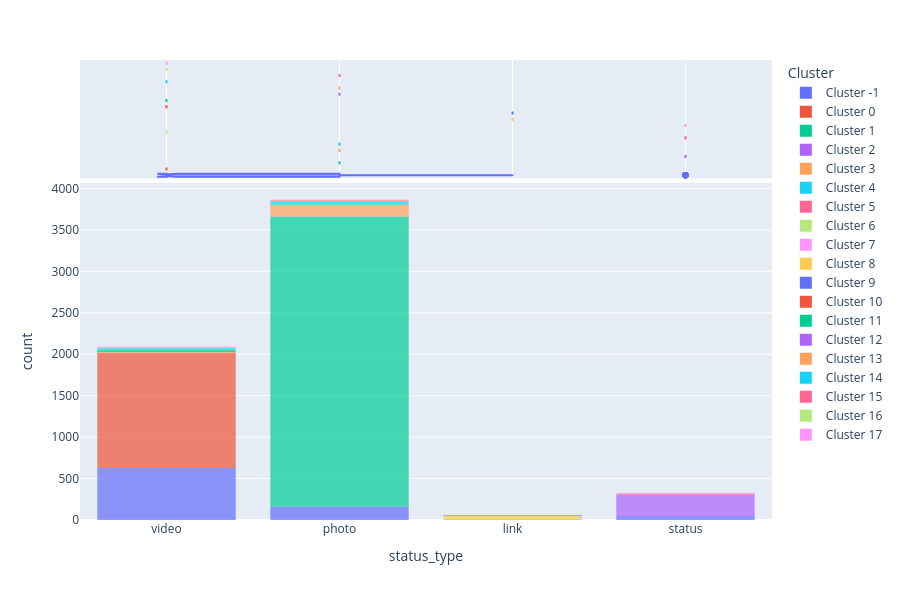

The notebook cell saved with this chart:
### Markdown cell above
### Exiba o gráfico de distribuição, enfatizando os tipos de status (`statys_type`).

### Code cell
plot_model(dbscan, plot='distribution', feature='status_type')

### Figure 1 — Plotly figure (JSON) as saved in the notebook; plotly's stock layout.template omitted (floating-point values rounded to 4 significant figures; data arrays with more than 128 entries replaced by an {"elided": "..."} marker saying what was removed)
{"data": [{"alignmentgroup": "True", "bingroup": "x", "hovertemplate": "Cluster=Cluster -1<br>status_type=%{x}<br>count=%{y}<extra></extra>", "legendgroup": "Cluster -1", "marker": {"color": "#636efa", "opacity": 0.7, "pattern": {"shape": ""}}, "name": "Cluster -1", "offsetgroup": "Cluster -1", "orientation": "v", "showlegend": true, "type": "histogram", "x": {"elided": "844 str values"}, "xaxis": "x", "yaxis": "y"}, {"alignmentgroup": "True", "customdata": {"elided": "844x10 mixed values"}, "hovertemplate": "Cluster=%{customdata[9]}<br>status_type=%{x}<br>num_reactions=%{customdata[0]}<br>num_comments=%{customdata[1]}<br>num_shares=%{customdata[2]}<br>num_likes=%{customdata[3]}<br>num_loves=%{customdata[4]}<br>num_wows=%{customdata[5]}<br>num_hahas=%{customdata[6]}<br>num_sads=%{customdata[7]}<br>num_angrys=%{customdata[8]}<extra></extra>", "legendgroup": "Cluster -1", "marker": {"color": "#636efa"}, "name": "Cluster -1", "notched": true, "offsetgroup": "Cluster -1", "showlegend": false, "type": "box", "x": {"elided": "844 str values"}, "xaxis": "x2", "yaxis": "y2"}, {"alignmentgroup": "True", "bingroup": "x", "hovertemplate": "Cluster=Cluster 0<br>status_type=%{x}<br>count=%{y}<extra></extra>", "legendgroup": "Cluster 0", "marker": {"color": "#EF553B", "opacity": 0.7, "pattern": {"shape": ""}}, "name": "Cluster 0", "offsetgroup": "Cluster 0", "orientation": "v", "showlegend": true, "type": "histogram", "x": {"elided": "1391 str values"}, "xaxis": "x", "yaxis": "y"}, {"alignmentgroup": "True", "customdata": {"elided": "1391x10 mixed values"}, "hovertemplate": "Cluster=%{customdata[9]}<br>status_type=%{x}<br>num_reactions=%{customdata[0]}<br>num_comments=%{customdata[1]}<br>num_shares=%{customdata[2]}<br>num_likes=%{customdata[3]}<br>num_loves=%{customdata[4]}<br>num_wows=%{customdata[5]}<br>num_hahas=%{customdata[6]}<br>num_sads=%{customdata[7]}<br>num_angrys=%{customdata[8]}<extra></extra>", "legendgroup": "Cluster 0", "marker": {"color": "#EF553B"}, "name": "Cluster 0", "notched": true, "offsetgroup": "Cluster 0", "showlegend": false, "type": "box", "x": {"elided": "1391 str values"}, "xaxis": "x2", "yaxis": "y2"}, {"alignmentgroup": "True", "bingroup": "x", "hovertemplate": "Cluster=Cluster 1<br>status_type=%{x}<br>count=%{y}<extra></extra>", "legendgroup": "Cluster 1", "marker": {"color": "#00cc96", "opacity": 0.7, "pattern": {"shape": ""}}, "name": "Cluster 1", "offsetgroup": "Cluster 1", "orientation": "v", "showlegend": true, "type": "histogram", "x": {"elided": "3497 str values"}, "xaxis": "x", "yaxis": "y"}, {"alignmentgroup": "True", "customdata": {"elided": "3497x10 mixed values"}, "hovertemplate": "Cluster=%{customdata[9]}<br>status_type=%{x}<br>num_reactions=%{customdata[0]}<br>num_comments=%{customdata[1]}<br>num_shares=%{customdata[2]}<br>num_likes=%{customdata[3]}<br>num_loves=%{customdata[4]}<br>num_wows=%{customdata[5]}<br>num_hahas=%{customdata[6]}<br>num_sads=%{customdata[7]}<br>num_angrys=%{customdata[8]}<extra></extra>", "legendgroup": "Cluster 1", "marker": {"color": "#00cc96"}, "name": "Cluster 1", "notched": true, "offsetgroup": "Cluster 1", "showlegend": false, "type": "box", "x": {"elided": "3497 str values"}, "xaxis": "x2", "yaxis": "y2"}, {"alignmentgroup": "True", "bingroup": "x", "hovertemplate": "Cluster=Cluster 2<br>status_type=%{x}<br>count=%{y}<extra></extra>", "legendgroup": "Cluster 2", "marker": {"color": "#ab63fa", "opacity": 0.7, "pattern": {"shape": ""}}, "name": "Cluster 2", "offsetgroup": "Cluster 2", "orientation": "v", "showlegend": true, "type": "histogram", "x": {"elided": "254 str values"}, "xaxis": "x", "yaxis": "y"}, {"alignmentgroup": "True", "customdata": {"elided": "254x10 mixed values"}, "hovertemplate": "Cluster=%{customdata[9]}<br>status_type=%{x}<br>num_reactions=%{customdata[0]}<br>num_comments=%{customdata[1]}<br>num_shares=%{customdata[2]}<br>num_likes=%{customdata[3]}<br>num_loves=%{customdata[4]}<br>num_wows=%{customdata[5]}<br>num_hahas=%{customdata[6]}<br>num_sads=%{customdata[7]}<br>num_angrys=%{customdata[8]}<extra></extra>", "legendgroup": "Cluster 2", "marker": {"color": "#ab63fa"}, "name": "Cluster 2", "notched": true, "offsetgroup": "Cluster 2", "showlegend": false, "type": "box", "x": {"elided": "254 str values"}, "xaxis": "x2", "yaxis": "y2"}, {"alignmentgroup": "True", "bingroup": "x", "hovertemplate": "Cluster=Cluster 3<br>status_type=%{x}<br>count=%{y}<extra></extra>", "legendgroup": "Cluster 3", "marker": {"color": "#FFA15A", "opacity": 0.7, "pattern": {"shape": ""}}, "name": "Cluster 3", "offsetgroup": "Cluster 3", "orientation": "v", "showlegend": true, "type": "histogram", "x": {"elided": "143 str values"}, "xaxis": "x", "yaxis": "y"}, {"alignmentgroup": "True", "customdata": {"elided": "143x10 mixed values"}, "hovertemplate": "Cluster=%{customdata[9]}<br>status_type=%{x}<br>num_reactions=%{customdata[0]}<br>num_comments=%{customdata[1]}<br>num_shares=%{customdata[2]}<br>num_likes=%{customdata[3]}<br>num_loves=%{customdata[4]}<br>num_wows=%{customdata[5]}<br>num_hahas=%{customdata[6]}<br>num_sads=%{customdata[7]}<br>num_angrys=%{customdata[8]}<extra></extra>", "legendgroup": "Cluster 3", "marker": {"color": "#FFA15A"}, "name": "Cluster 3", "notched": true, "offsetgroup": "Cluster 3", "showlegend": false, "type": "box", "x": {"elided": "143 str values"}, "xaxis": "x2", "yaxis": "y2"}, {"alignmentgroup": "True", "bingroup": "x", "hovertemplate": "Cluster=Cluster 4<br>status_type=%{x}<br>count=%{y}<extra></extra>", "legendgroup": "Cluster 4", "marker": {"color": "#19d3f3", "opacity": 0.7, "pattern": {"shape": ""}}, "name": "Cluster 4", "offsetgroup": "Cluster 4", "orientation": "v", "showlegend": true, "type": "histogram", "x": ["photo", "photo", "photo", "photo", "photo", "photo", "photo", "photo", "photo", "photo", "photo", "photo", "photo", "photo", "photo", "photo", "photo", "photo", "photo", "photo", "photo", "photo", "photo", "photo", "photo", "photo", "photo", "photo", "photo", "photo", "photo", "photo", "photo", "photo"], "xaxis": "x", "yaxis": "y"}, {"alignmentgroup": "True", "customdata": {"elided": "34x10 mixed values"}, "hovertemplate": "Cluster=%{customdata[9]}<br>status_type=%{x}<br>num_reactions=%{customdata[0]}<br>num_comments=%{customdata[1]}<br>num_shares=%{customdata[2]}<br>num_likes=%{customdata[3]}<br>num_loves=%{customdata[4]}<br>num_wows=%{customdata[5]}<br>num_hahas=%{customdata[6]}<br>num_sads=%{customdata[7]}<br>num_angrys=%{customdata[8]}<extra></extra>", "legendgroup": "Cluster 4", "marker": {"color": "#19d3f3"}, "name": "Cluster 4", "notched": true, "offsetgroup": "Cluster 4", "showlegend": false, "type": "box", "x": ["photo", "photo", "photo", "photo", "photo", "photo", "photo", "photo", "photo", "photo", "photo", "photo", "photo", "photo", "photo", "photo", "photo", "photo", "photo", "photo", "photo", "photo", "photo", "photo", "photo", "photo", "photo", "photo", "photo", "photo", "photo", "photo", "photo", "photo"], "xaxis": "x2", "yaxis": "y2"}, {"alignmentgroup": "True", "bingroup": "x", "hovertemplate": "Cluster=Cluster 5<br>status_type=%{x}<br>count=%{y}<extra></extra>", "legendgroup": "Cluster 5", "marker": {"color": "#FF6692", "opacity": 0.7, "pattern": {"shape": ""}}, "name": "Cluster 5", "offsetgroup": "Cluster 5", "orientation": "v", "showlegend": true, "type": "histogram", "x": ["status", "status", "status", "status", "status", "status", "status", "status", "status", "status", "status", "status", "status", "status", "status", "status", "status", "status"], "xaxis": "x", "yaxis": "y"}, {"alignmentgroup": "True", "customdata": {"elided": "18x10 mixed values"}, "hovertemplate": "Cluster=%{customdata[9]}<br>status_type=%{x}<br>num_reactions=%{customdata[0]}<br>num_comments=%{customdata[1]}<br>num_shares=%{customdata[2]}<br>num_likes=%{customdata[3]}<br>num_loves=%{customdata[4]}<br>num_wows=%{customdata[5]}<br>num_hahas=%{customdata[6]}<br>num_sads=%{customdata[7]}<br>num_angrys=%{customdata[8]}<extra></extra>", "legendgroup": "Cluster 5", "marker": {"color": "#FF6692"}, "name": "Cluster 5", "notched": true, "offsetgroup": "Cluster 5", "showlegend": false, "type": "box", "x": ["status", "status", "status", "status", "status", "status", "status", "status", "status", "status", "status", "status", "status", "status", "status", "status", "status", "status"], "xaxis": "x2", "yaxis": "y2"}, {"alignmentgroup": "True", "bingroup": "x", "hovertemplate": "Cluster=Cluster 6<br>status_type=%{x}<br>count=%{y}<extra></extra>", "legendgroup": "Cluster 6", "marker": {"color": "#B6E880", "opacity": 0.7, "pattern": {"shape": ""}}, "name": "Cluster 6", "offsetgroup": "Cluster 6", "orientation": "v", "showlegend": true, "type": "histogram", "x": ["video", "video", "video", "video", "video", "video"], "xaxis": "x", "yaxis": "y"}, {"alignmentgroup": "True", "customdata": [[378, 512, 30, 348, 27, 2, 0, 0, 1, "Cluster 6"], [247, 606, 26, 191, 54, 0, 1, 0, 1, "Cluster 6"], [228, 507, 42, 184, 40, 1, 2, 0, 1, "Cluster 6"], [295, 453, 53, 260, 32, 1, 1, 0, 1, "Cluster 6"], [299, 564, 42, 262, 34, 1, 1, 0, 1, "Cluster 6"], [214, 778, 56, 181, 29, 1, 2, 0, 1, "Cluster 6"]], "hovertemplate": "Cluster=%{customdata[9]}<br>status_type=%{x}<br>num_reactions=%{customdata[0]}<br>num_comments=%{customdata[1]}<br>num_shares=%{customdata[2]}<br>num_likes=%{customdata[3]}<br>num_loves=%{customdata[4]}<br>num_wows=%{customdata[5]}<br>num_hahas=%{customdata[6]}<br>num_sads=%{customdata[7]}<br>num_angrys=%{customdata[8]}<extra></extra>", "legendgroup": "Cluster 6", "marker": {"color": "#B6E880"}, "name": "Cluster 6", "notched": true, "offsetgroup": "Cluster 6", "showlegend": false, "type": "box", "x": ["video", "video", "video", "video", "video", "video"], "xaxis": "x2", "yaxis": "y2"}, {"alignmentgroup": "True", "bingroup": "x", "hovertemplate": "Cluster=Cluster 7<br>status_type=%{x}<br>count=%{y}<extra></extra>", "legendgroup": "Cluster 7", "marker": {"color": "#FF97FF", "opacity": 0.7, "pattern": {"shape": ""}}, "name": "Cluster 7", "offsetgroup": "Cluster 7", "orientation": "v", "showlegend": true, "type": "histogram", "x": ["status", "status", "status", "status", "status", "status", "status", "status", "status", "status"], "xaxis": "x", "yaxis": "y"}, {"alignmentgroup": "True", "customdata": [[31, 9, 0, 28, 0, 0, 2, 1, 0, "Cluster 7"], [70, 12, 0, 66, 0, 2, 1, 1, 0, "Cluster 7"], [101, 18, 1, 94, 1, 5, 0, 1, 0, "Cluster 7"], [53, 7, 0, 52, 0, 0, 0, 1, 0, "Cluster 7"], [160, 265, 0, 155, 3, 1, 0, 1, 0, "Cluster 7"], [47, 1, 0, 45, 0, 0, 1, 1, 0, "Cluster 7"], [124, 24, 1, 119, 4, 0, 0, 1, 0, "Cluster 7"], [19, 0, 0, 18, 0, 0, 0, 1, 0, "Cluster 7"], [82, 14, 0, 78, 3, 0, 0, 1, 0, "Cluster 7"], [87, 28, 0, 86, 0, 0, 0, 1, 0, "Cluster 7"]], "hovertemplate": "Cluster=%{customdata[9]}<br>status_type=%{x}<br>num_reactions=%{customdata[0]}<br>num_comments=%{customdata[1]}<br>num_shares=%{customdata[2]}<br>num_likes=%{customdata[3]}<br>num_loves=%{customdata[4]}<br>num_wows=%{customdata[5]}<br>num_hahas=%{customdata[6]}<br>num_sads=%{customdata[7]}<br>num_angrys=%{customdata[8]}<extra></extra>", "legendgroup": "Cluster 7", "marker": {"color": "#FF97FF"}, "name": "Cluster 7", "notched": true, "offsetgroup": "Cluster 7", "showlegend": false, "type": "box", "x": ["status", "status", "status", "status", "status", "status", "status", "status", "status", "status"], "xaxis": "x2", "yaxis": "y2"}, {"alignmentgroup": "True", "bingroup": "x", "hovertemplate": "Cluster=Cluster 8<br>status_type=%{x}<br>count=%{y}<extra></extra>", "legendgroup": "Cluster 8", "marker": {"color": "#FECB52", "opacity": 0.7, "pattern": {"shape": ""}}, "name": "Cluster 8", "offsetgroup": "Cluster 8", "orientation": "v", "showlegend": true, "type": "histogram", "x": ["link", "link", "link", "link", "link", "link", "link", "link", "link", "link", "link", "link", "link", "link", "link", "link", "link", "link", "link", "link", "link", "link", "link", "link", "link", "link", "link", "link", "link", "link", "link", "link", "link", "link", "link", "link", "link", "link", "link", "link", "link", "link", "link", "link", "link"], "xaxis": "x", "yaxis": "y"}, {"alignmentgroup": "True", "customdata": {"elided": "45x10 mixed values"}, "hovertemplate": "Cluster=%{customdata[9]}<br>status_type=%{x}<br>num_reactions=%{customdata[0]}<br>num_comments=%{customdata[1]}<br>num_shares=%{customdata[2]}<br>num_likes=%{customdata[3]}<br>num_loves=%{customdata[4]}<br>num_wows=%{customdata[5]}<br>num_hahas=%{customdata[6]}<br>num_sads=%{customdata[7]}<br>num_angrys=%{customdata[8]}<extra></extra>", "legendgroup": "Cluster 8", "marker": {"color": "#FECB52"}, "name": "Cluster 8", "notched": true, "offsetgroup": "Cluster 8", "showlegend": false, "type": "box", "x": ["link", "link", "link", "link", "link", "link", "link", "link", "link", "link", "link", "link", "link", "link", "link", "link", "link", "link", "link", "link", "link", "link", "link", "link", "link", "link", "link", "link", "link", "link", "link", "link", "link", "link", "link", "link", "link", "link", "link", "link", "link", "link", "link", "link", "link"], "xaxis": "x2", "yaxis": "y2"}, {"alignmentgroup": "True", "bingroup": "x", "hovertemplate": "Cluster=Cluster 9<br>status_type=%{x}<br>count=%{y}<extra></extra>", "legendgroup": "Cluster 9", "marker": {"color": "#636efa", "opacity": 0.7, "pattern": {"shape": ""}}, "name": "Cluster 9", "offsetgroup": "Cluster 9", "orientation": "v", "showlegend": true, "type": "histogram", "x": ["link", "link", "link", "link", "link", "link", "link", "link", "link"], "xaxis": "x", "yaxis": "y"}, {"alignmentgroup": "True", "customdata": [[1182, 0, 0, 1182, 0, 0, 0, 0, 0, "Cluster 9"], [1444, 6, 1, 1444, 0, 0, 0, 0, 0, "Cluster 9"], [1032, 9, 0, 1032, 0, 0, 0, 0, 0, "Cluster 9"], [1010, 14, 4, 1010, 0, 0, 0, 0, 0, "Cluster 9"], [1212, 7, 1, 1212, 0, 0, 0, 0, 0, "Cluster 9"], [1342, 4, 0, 1342, 0, 0, 0, 0, 0, "Cluster 9"], [1169, 3, 26, 1169, 0, 0, 0, 0, 0, "Cluster 9"], [1132, 16, 8, 1132, 0, 0, 0, 0, 0, "Cluster 9"], [1182, 0, 0, 1182, 0, 0, 0, 0, 0, "Cluster 9"]], "hovertemplate": "Cluster=%{customdata[9]}<br>status_type=%{x}<br>num_reactions=%{customdata[0]}<br>num_comments=%{customdata[1]}<br>num_shares=%{customdata[2]}<br>num_likes=%{customdata[3]}<br>num_loves=%{customdata[4]}<br>num_wows=%{customdata[5]}<br>num_hahas=%{customdata[6]}<br>num_sads=%{customdata[7]}<br>num_angrys=%{customdata[8]}<extra></extra>", "legendgroup": "Cluster 9", "marker": {"color": "#636efa"}, "name": "Cluster 9", "notched": true, "offsetgroup": "Cluster 9", "showlegend": false, "type": "box", "x": ["link", "link", "link", "link", "link", "link", "link", "link", "link"], "xaxis": "x2", "yaxis": "y2"}, {"alignmentgroup": "True", "bingroup": "x", "hovertemplate": "Cluster=Cluster 10<br>status_type=%{x}<br>count=%{y}<extra></extra>", "legendgroup": "Cluster 10", "marker": {"color": "#EF553B", "opacity": 0.7, "pattern": {"shape": ""}}, "name": "Cluster 10", "offsetgroup": "Cluster 10", "orientation": "v", "showlegend": true, "type": "histogram", "x": ["video", "video", "video", "video", "video", "video", "video", "video", "video", "video", "video", "video", "video", "video", "video", "video", "video"], "xaxis": "x", "yaxis": "y"}, {"alignmentgroup": "True", "customdata": {"elided": "17x10 mixed values"}, "hovertemplate": "Cluster=%{customdata[9]}<br>status_type=%{x}<br>num_reactions=%{customdata[0]}<br>num_comments=%{customdata[1]}<br>num_shares=%{customdata[2]}<br>num_likes=%{customdata[3]}<br>num_loves=%{customdata[4]}<br>num_wows=%{customdata[5]}<br>num_hahas=%{customdata[6]}<br>num_sads=%{customdata[7]}<br>num_angrys=%{customdata[8]}<extra></extra>", "legendgroup": "Cluster 10", "marker": {"color": "#EF553B"}, "name": "Cluster 10", "notched": true, "offsetgroup": "Cluster 10", "showlegend": false, "type": "box", "x": ["video", "video", "video", "video", "video", "video", "video", "video", "video", "video", "video", "video", "video", "video", "video", "video", "video"], "xaxis": "x2", "yaxis": "y2"}, {"alignmentgroup": "True", "bingroup": "x", "hovertemplate": "Cluster=Cluster 11<br>status_type=%{x}<br>count=%{y}<extra></extra>", "legendgroup": "Cluster 11", "marker": {"color": "#00cc96", "opacity": 0.7, "pattern": {"shape": ""}}, "name": "Cluster 11", "offsetgroup": "Cluster 11", "orientation": "v", "showlegend": true, "type": "histogram", "x": ["video", "video", "video", "video", "video", "video", "video", "video", "video", "video", "video", "video", "video", "video", "video", "video"], "xaxis": "x", "yaxis": "y"}, {"alignmentgroup": "True", "customdata": {"elided": "16x10 mixed values"}, "hovertemplate": "Cluster=%{customdata[9]}<br>status_type=%{x}<br>num_reactions=%{customdata[0]}<br>num_comments=%{customdata[1]}<br>num_shares=%{customdata[2]}<br>num_likes=%{customdata[3]}<br>num_loves=%{customdata[4]}<br>num_wows=%{customdata[5]}<br>num_hahas=%{customdata[6]}<br>num_sads=%{customdata[7]}<br>num_angrys=%{customdata[8]}<extra></extra>", "legendgroup": "Cluster 11", "marker": {"color": "#00cc96"}, "name": "Cluster 11", "notched": true, "offsetgroup": "Cluster 11", "showlegend": false, "type": "box", "x": ["video", "video", "video", "video", "video", "video", "video", "video", "video", "video", "video", "video", "video", "video", "video", "video"], "xaxis": "x2", "yaxis": "y2"}, {"alignmentgroup": "True", "bingroup": "x", "hovertemplate": "Cluster=Cluster 12<br>status_type=%{x}<br>count=%{y}<extra></extra>", "legendgroup": "Cluster 12", "marker": {"color": "#ab63fa", "opacity": 0.7, "pattern": {"shape": ""}}, "name": "Cluster 12", "offsetgroup": "Cluster 12", "orientation": "v", "showlegend": true, "type": "histogram", "x": ["photo", "photo", "photo", "photo", "photo", "photo", "photo"], "xaxis": "x", "yaxis": "y"}, {"alignmentgroup": "True", "customdata": [[15, 4, 0, 10, 2, 0, 0, 3, 0, "Cluster 12"], [16, 8, 0, 12, 1, 0, 0, 3, 0, "Cluster 12"], [14, 0, 0, 11, 0, 0, 0, 3, 0, "Cluster 12"], [73, 1, 17, 66, 4, 0, 0, 3, 0, "Cluster 12"], [155, 1, 4, 148, 4, 0, 0, 3, 0, "Cluster 12"], [245, 2, 0, 239, 3, 0, 0, 3, 0, "Cluster 12"], [35, 2, 0, 30, 0, 1, 1, 3, 0, "Cluster 12"]], "hovertemplate": "Cluster=%{customdata[9]}<br>status_type=%{x}<br>num_reactions=%{customdata[0]}<br>num_comments=%{customdata[1]}<br>num_shares=%{customdata[2]}<br>num_likes=%{customdata[3]}<br>num_loves=%{customdata[4]}<br>num_wows=%{customdata[5]}<br>num_hahas=%{customdata[6]}<br>num_sads=%{customdata[7]}<br>num_angrys=%{customdata[8]}<extra></extra>", "legendgroup": "Cluster 12", "marker": {"color": "#ab63fa"}, "name": "Cluster 12", "notched": true, "offsetgroup": "Cluster 12", "showlegend": false, "type": "box", "x": ["photo", "photo", "photo", "photo", "photo", "photo", "photo"], "xaxis": "x2", "yaxis": "y2"}, {"alignmentgroup": "True", "bingroup": "x", "hovertemplate": "Cluster=Cluster 13<br>status_type=%{x}<br>count=%{y}<extra></extra>", "legendgroup": "Cluster 13", "marker": {"color": "#FFA15A", "opacity": 0.7, "pattern": {"shape": ""}}, "name": "Cluster 13", "offsetgroup": "Cluster 13", "orientation": "v", "showlegend": true, "type": "histogram", "x": ["photo", "photo", "photo", "photo", "photo", "photo", "photo", "photo"], "xaxis": "x", "yaxis": "y"}, {"alignmentgroup": "True", "customdata": [[48, 0, 1, 43, 1, 0, 0, 4, 0, "Cluster 13"], [234, 0, 0, 224, 6, 0, 0, 4, 0, "Cluster 13"], [108, 102, 0, 103, 0, 1, 0, 4, 0, "Cluster 13"], [218, 2, 5, 214, 0, 0, 0, 4, 0, "Cluster 13"], [77, 0, 1, 73, 0, 0, 0, 4, 0, "Cluster 13"], [137, 12, 0, 130, 2, 1, 0, 4, 0, "Cluster 13"], [223, 19, 1, 211, 7, 1, 0, 4, 0, "Cluster 13"], [210, 0, 6, 202, 4, 0, 0, 4, 0, "Cluster 13"]], "hovertemplate": "Cluster=%{customdata[9]}<br>status_type=%{x}<br>num_reactions=%{customdata[0]}<br>num_comments=%{customdata[1]}<br>num_shares=%{customdata[2]}<br>num_likes=%{customdata[3]}<br>num_loves=%{customdata[4]}<br>num_wows=%{customdata[5]}<br>num_hahas=%{customdata[6]}<br>num_sads=%{customdata[7]}<br>num_angrys=%{customdata[8]}<extra></extra>", "legendgroup": "Cluster 13", "marker": {"color": "#FFA15A"}, "name": "Cluster 13", "notched": true, "offsetgroup": "Cluster 13", "showlegend": false, "type": "box", "x": ["photo", "photo", "photo", "photo", "photo", "photo", "photo", "photo"], "xaxis": "x2", "yaxis": "y2"}, {"alignmentgroup": "True", "bingroup": "x", "hovertemplate": "Cluster=Cluster 14<br>status_type=%{x}<br>count=%{y}<extra></extra>", "legendgroup": "Cluster 14", "marker": {"color": "#19d3f3", "opacity": 0.7, "pattern": {"shape": ""}}, "name": "Cluster 14", "offsetgroup": "Cluster 14", "orientation": "v", "showlegend": true, "type": "histogram", "x": ["video", "video", "video", "video", "video", "video", "video", "video", "video", "video", "video", "video", "video", "video", "video", "video", "video", "video", "video", "video", "video", "video", "video", "video", "video"], "xaxis": "x", "yaxis": "y"}, {"alignmentgroup": "True", "customdata": {"elided": "25x10 mixed values"}, "hovertemplate": "Cluster=%{customdata[9]}<br>status_type=%{x}<br>num_reactions=%{customdata[0]}<br>num_comments=%{customdata[1]}<br>num_shares=%{customdata[2]}<br>num_likes=%{customdata[3]}<br>num_loves=%{customdata[4]}<br>num_wows=%{customdata[5]}<br>num_hahas=%{customdata[6]}<br>num_sads=%{customdata[7]}<br>num_angrys=%{customdata[8]}<extra></extra>", "legendgroup": "Cluster 14", "marker": {"color": "#19d3f3"}, "name": "Cluster 14", "notched": true, "offsetgroup": "Cluster 14", "showlegend": false, "type": "box", "x": ["video", "video", "video", "video", "video", "video", "video", "video", "video", "video", "video", "video", "video", "video", "video", "video", "video", "video", "video", "video", "video", "video", "video", "video", "video"], "xaxis": "x2", "yaxis": "y2"}, {"alignmentgroup": "True", "bingroup": "x", "hovertemplate": "Cluster=Cluster 15<br>status_type=%{x}<br>count=%{y}<extra></extra>", "legendgroup": "Cluster 15", "marker": {"color": "#FF6692", "opacity": 0.7, "pattern": {"shape": ""}}, "name": "Cluster 15", "offsetgroup": "Cluster 15", "orientation": "v", "showlegend": true, "type": "histogram", "x": ["photo", "photo", "photo", "photo", "photo", "photo", "photo", "photo", "photo"], "xaxis": "x", "yaxis": "y"}, {"alignmentgroup": "True", "customdata": [[81, 13, 2, 79, 0, 0, 0, 2, 0, "Cluster 15"], [58, 3, 0, 56, 0, 0, 0, 2, 0, "Cluster 15"], [132, 10, 1, 124, 5, 1, 0, 2, 0, "Cluster 15"], [26, 4, 0, 24, 0, 0, 0, 2, 0, "Cluster 15"], [54, 16, 0, 51, 1, 0, 0, 2, 0, "Cluster 15"], [251, 5, 0, 249, 0, 0, 0, 2, 0, "Cluster 15"], [16, 0, 0, 14, 0, 0, 0, 2, 0, "Cluster 15"], [19, 6, 0, 17, 0, 0, 0, 2, 0, "Cluster 15"], [36, 2, 0, 34, 0, 0, 0, 2, 0, "Cluster 15"]], "hovertemplate": "Cluster=%{customdata[9]}<br>status_type=%{x}<br>num_reactions=%{customdata[0]}<br>num_comments=%{customdata[1]}<br>num_shares=%{customdata[2]}<br>num_likes=%{customdata[3]}<br>num_loves=%{customdata[4]}<br>num_wows=%{customdata[5]}<br>num_hahas=%{customdata[6]}<br>num_sads=%{customdata[7]}<br>num_angrys=%{customdata[8]}<extra></extra>", "legendgroup": "Cluster 15", "marker": {"color": "#FF6692"}, "name": "Cluster 15", "notched": true, "offsetgroup": "Cluster 15", "showlegend": false, "type": "box", "x": ["photo", "photo", "photo", "photo", "photo", "photo", "photo", "photo", "photo"], "xaxis": "x2", "yaxis": "y2"}, {"alignmentgroup": "True", "bingroup": "x", "hovertemplate": "Cluster=Cluster 16<br>status_type=%{x}<br>count=%{y}<extra></extra>", "legendgroup": "Cluster 16", "marker": {"color": "#B6E880", "opacity": 0.7, "pattern": {"shape": ""}}, "name": "Cluster 16", "offsetgroup": "Cluster 16", "orientation": "v", "showlegend": true, "type": "histogram", "x": ["video", "video", "video", "video", "video"], "xaxis": "x", "yaxis": "y"}, {"alignmentgroup": "True", "customdata": [[2836, 48, 7, 2836, 0, 0, 0, 0, 0, "Cluster 16"], [2713, 67, 15, 2713, 0, 0, 0, 0, 0, "Cluster 16"], [2669, 23, 2, 2669, 0, 0, 0, 0, 0, "Cluster 16"], [2785, 26, 1, 2785, 0, 0, 0, 0, 0, "Cluster 16"], [2613, 50, 3, 2613, 0, 0, 0, 0, 0, "Cluster 16"]], "hovertemplate": "Cluster=%{customdata[9]}<br>status_type=%{x}<br>num_reactions=%{customdata[0]}<br>num_comments=%{customdata[1]}<br>num_shares=%{customdata[2]}<br>num_likes=%{customdata[3]}<br>num_loves=%{customdata[4]}<br>num_wows=%{customdata[5]}<br>num_hahas=%{customdata[6]}<br>num_sads=%{customdata[7]}<br>num_angrys=%{customdata[8]}<extra></extra>", "legendgroup": "Cluster 16", "marker": {"color": "#B6E880"}, "name": "Cluster 16", "notched": true, "offsetgroup": "Cluster 16", "showlegend": false, "type": "box", "x": ["video", "video", "video", "video", "video"], "xaxis": "x2", "yaxis": "y2"}, {"alignmentgroup": "True", "bingroup": "x", "hovertemplate": "Cluster=Cluster 17<br>status_type=%{x}<br>count=%{y}<extra></extra>", "legendgroup": "Cluster 17", "marker": {"color": "#FF97FF", "opacity": 0.7, "pattern": {"shape": ""}}, "name": "Cluster 17", "offsetgroup": "Cluster 17", "orientation": "v", "showlegend": true, "type": "histogram", "x": ["video", "video", "video", "video", "video", "video", "video"], "xaxis": "x", "yaxis": "y"}, {"alignmentgroup": "True", "customdata": [[155, 33, 0, 138, 16, 0, 0, 0, 1, "Cluster 17"], [132, 89, 40, 110, 20, 1, 0, 0, 1, "Cluster 17"], [225, 1, 31, 222, 2, 0, 0, 0, 1, "Cluster 17"], [51, 81, 18, 47, 3, 0, 0, 0, 1, "Cluster 17"], [216, 251, 34, 199, 16, 0, 0, 0, 1, "Cluster 17"], [202, 145, 23, 182, 19, 0, 0, 0, 1, "Cluster 17"], [128, 60, 11, 114, 13, 0, 0, 0, 1, "Cluster 17"]], "hovertemplate": "Cluster=%{customdata[9]}<br>status_type=%{x}<br>num_reactions=%{customdata[0]}<br>num_comments=%{customdata[1]}<br>num_shares=%{customdata[2]}<br>num_likes=%{customdata[3]}<br>num_loves=%{customdata[4]}<br>num_wows=%{customdata[5]}<br>num_hahas=%{customdata[6]}<br>num_sads=%{customdata[7]}<br>num_angrys=%{customdata[8]}<extra></extra>", "legendgroup": "Cluster 17", "marker": {"color": "#FF97FF"}, "name": "Cluster 17", "notched": true, "offsetgroup": "Cluster 17", "showlegend": false, "type": "box", "x": ["video", "video", "video", "video", "video", "video", "video"], "xaxis": "x2", "yaxis": "y2"}], "layout": {"barmode": "relative", "height": 600, "legend": {"title": {"text": "Cluster"}, "tracegroupgap": 0}, "margin": {"t": 60}, "xaxis": {"anchor": "y", "domain": [0, 1], "title": {"text": "status_type"}}, "xaxis2": {"anchor": "y2", "domain": [0, 1], "matches": "x", "showgrid": true, "showticklabels": false}, "yaxis": {"anchor": "x", "domain": [0, 0.7326], "title": {"text": "count"}}, "yaxis2": {"anchor": "x2", "domain": [0.7426, 1], "matches": "y2", "showgrid": false, "showline": false, "showticklabels": false, "ticks": ""}}}
